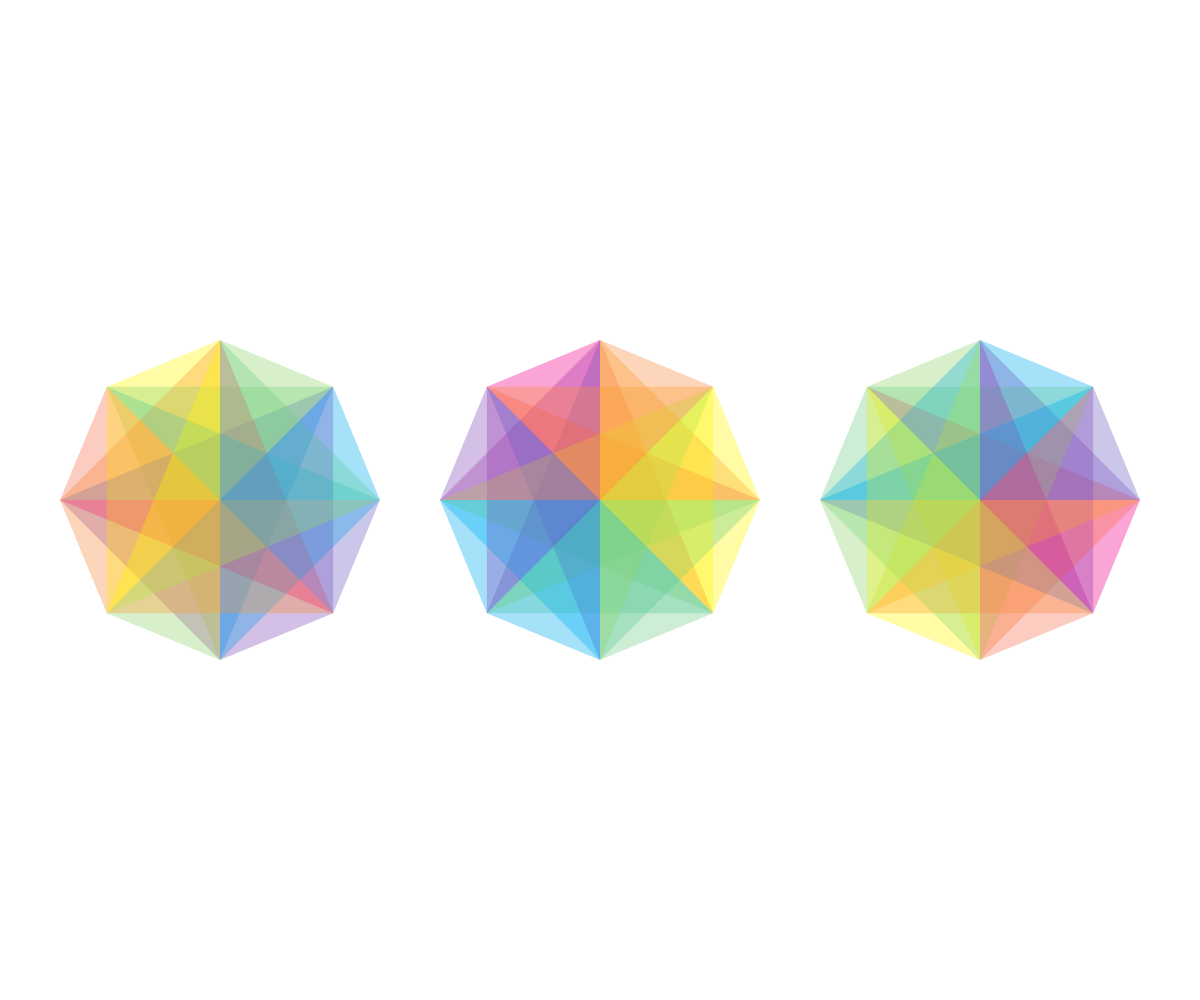
Frame 1 (no input)
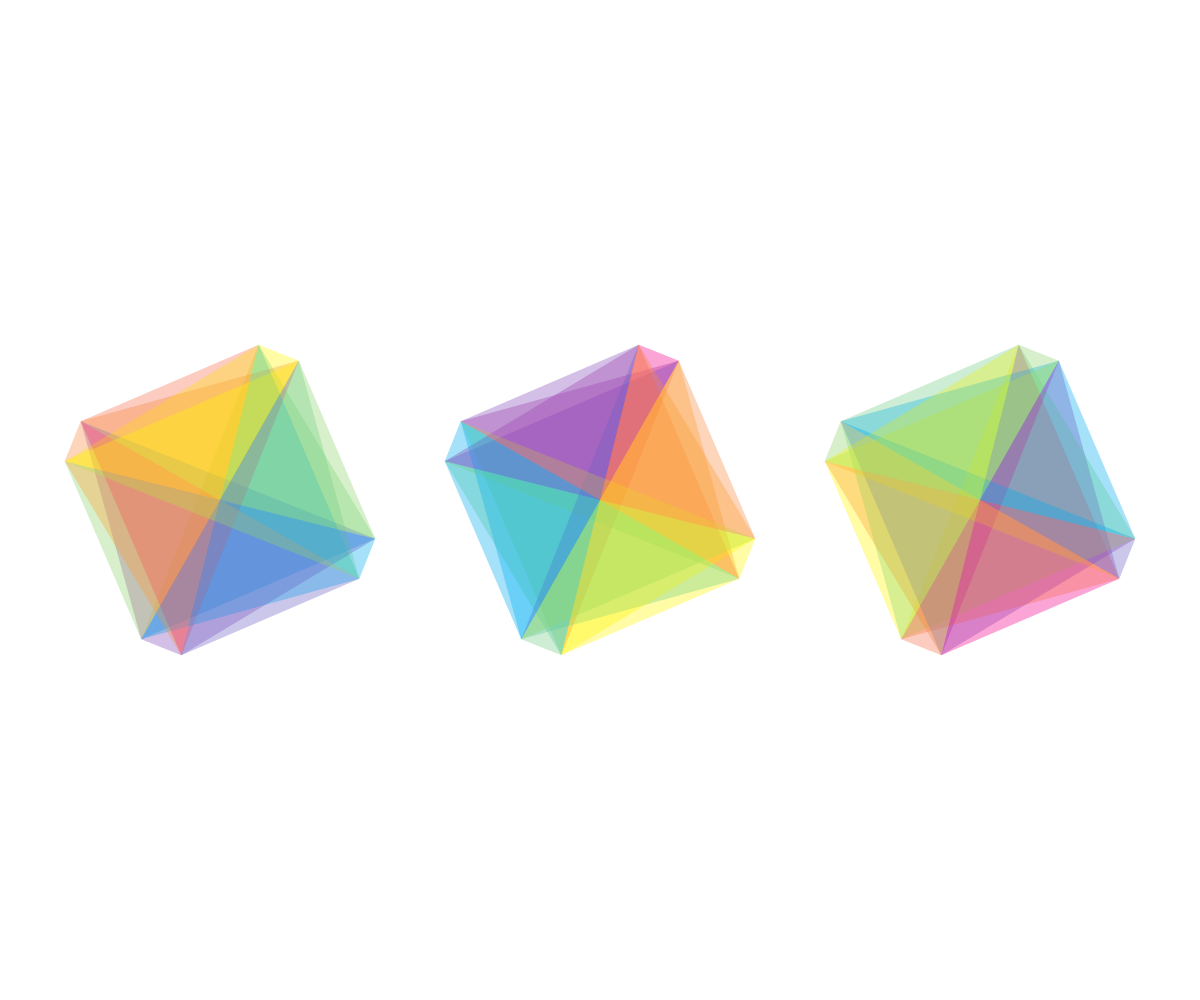
Frame 60 (no input)
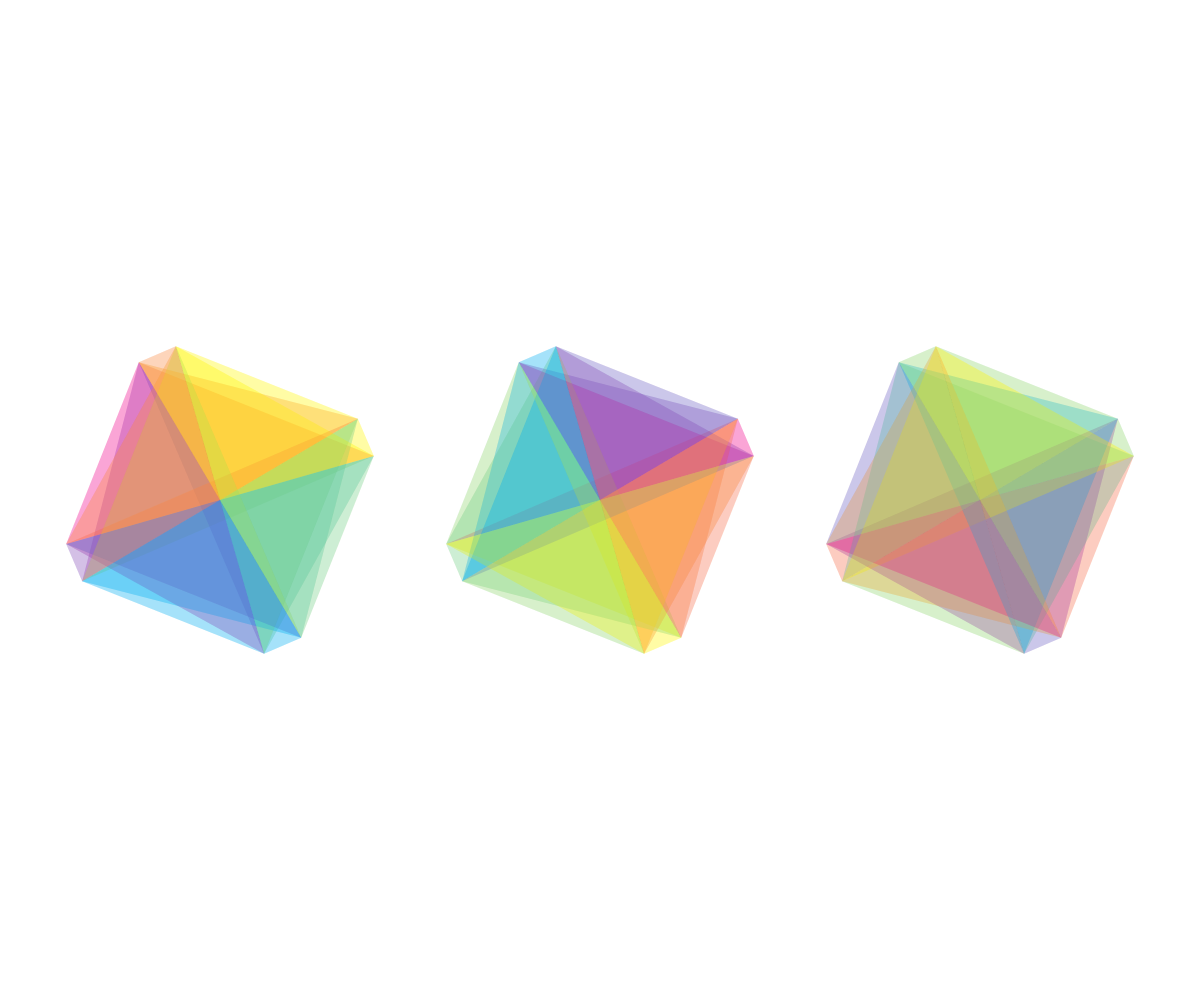
Frame 120 (the mouse pressed at the canvas centre since frame 60)

The p5.js sketch that drew these frames (run headless with seeded random() and noise() and a simulated clock; from frame 60 on, the mouse is pressed at the canvas centre):

// p5.js sketch
// ── sketch.js
// diamonds by lionel ringenbach @ ucodia.io

var n = 3;
var start = 1;
var spaceRatio = 0.2;
var diams = [];

function setup() {
  createCanvas(window.innerWidth, window.innerHeight);
  noStroke();

  var spacing = width * spaceRatio / (n + 1);
  var r = width * (1 - spaceRatio) / (n * 2);
  var baseY = height / 2;

  for (var i = 0; i < n; i++) {
  	var c1 = (i + 1) * spacing;
  	var c2 = 2 * r * i + r;
  	var baseX = c1 + c2;
  	diams[i] = new Diamond(baseX, baseY, r, 8);
  	diams[i].offset(HALF_PI * start + HALF_PI * i);
  }
}

function draw() {
  background(255);

  for (var i = 0; i < n; ++i) {
    diams[i].draw();
    diams[i].move(TWO_PI / 720);
  }
}

function windowResized() {
	resizeCanvas(window.innerWidth, window.innerHeight);
	var spacing = width * spaceRatio / (n + 1);
	var r = width * (1 - spaceRatio) / (n * 2);
	var baseY = height / 2;

	for (var i = 0; i < n; i++) {
	  var c1 = (i + 1) * spacing;
	  var c2 = 2 * r * i + r;
	  var baseX = c1 + c2;
	  diams[i].reset(baseX, baseY, r);
	}
}

function Diamond(x, y, r, n) {
  var that = this;

  // states
  this.center = createVector(x, y);
  this.radius = r;
  this.n = n;

  // colors
  this.alpha = 50;
  this.cyan = color(0, 174, 239, this.alpha);
  this.magenta = color(236, 0, 140, this.alpha);
  this.yellow = color(255, 242, 0, this.alpha);

  // init
  this.dots = [];
  for (var i = 0; i < n; i++) {
    this.dots[i] = i * TWO_PI / n;
  }

  this.offset = function(value) {
	  while(this.dots[0] < value) {
	    this.move(HALF_PI);
	  }
  };

  this.reset = function(x, y, r) {
  	this.center = createVector(x, y);
  	this.radius = r;
  };

  this.move = function(angle) {
  	for (var i = 0; i < this.dots.length; ++i) {
      var sel = (i + 2) % 2;
      this.dots[i] += angle * (sel + 1);
    }
  };

  this.draw = function() {
    for (var i = 0; i < this.dots.length; i++) {
      var sel = (i + 3) % 3;

      if (sel === 0)
        fill(this.cyan);
      else if (sel === 1)
        fill(this.yellow);
      else if (sel === 2)
        fill(this.magenta);

      for (var j = 0; j < this.dots.length; j++) {
      	if (i != j) {
      		var p1 = edge(this.dots[i]);
      		var p2 = edge(this.dots[j]);
      		triangle(p1.x, p1.y, this.center.x, this.center.y, p2.x, p2.y);
      	}
      }
    }
  };

  var edge = function(angle) {
    return createVector(that.radius * cos(angle) + that.center.x,
    				    that.radius * sin(angle) + that.center.y);
  };
}
